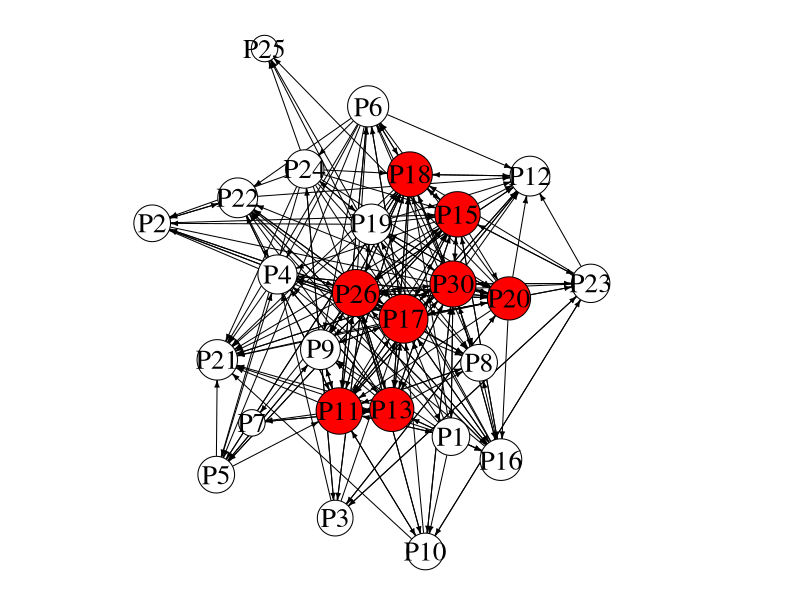
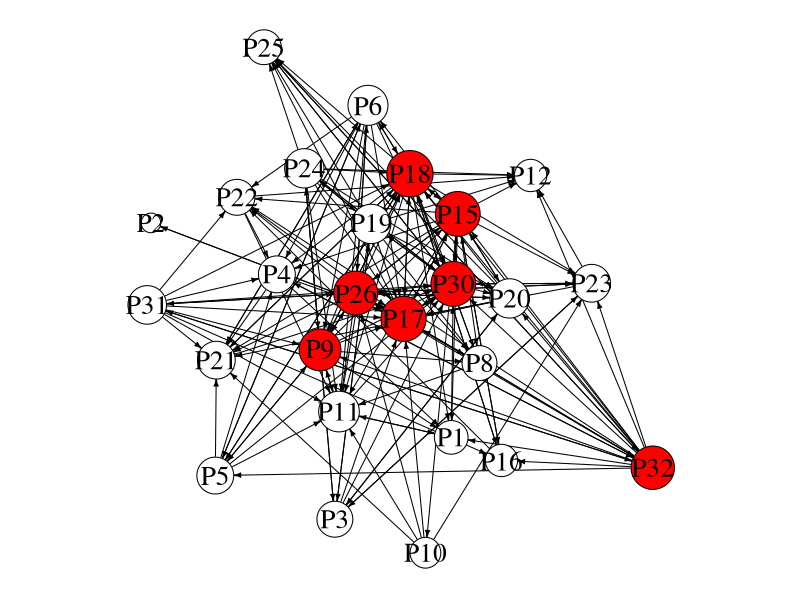

Write R code to recreate these figures, in order.
### visualization of the knowledge network between firms in 2012 and 2015 ###


# packages
library(data.table)
library(dplyr)
library(igraph)

# for reproduction
set.seed(16)



##__  PLOT - highlight the core of the network and entries/exits __##

## DATA PREP ## 

# graph from matrix
mat1 <-as.matrix(read.csv("../data/KNetwork1.csv", sep=";", header=TRUE, row.names = 1))
graph1 <- graph.adjacency(mat1)

mat2 <-as.matrix(read.csv("../data/KNetwork2.csv", sep=";", header=TRUE, row.names = 1))
graph2 <- graph.adjacency(mat2)

# core/periphery characteristics of nodes
cp_df <- data.frame(fread("../data/core_periphery.csv", sep=";"), row.names = 1)

# add core/periphery attribute
V(graph1)$core <- cp_df$core2012
V(graph2)$core <- cp_df$core2015


# assign colors
V(graph1)[V(graph1)$core == 0]$color <- "white"
V(graph1)[V(graph1)$core == 1]$color <- "red"

V(graph2)[V(graph2)$core == 0]$color <- "white"
V(graph2)[V(graph2)$core == 1]$color <- "red"

# network layout
set.seed(45)
la <- layout_with_graphopt(graph1, niter=500, mass=2500)*1000


## PLOT 1
title <- "core_periphery_2012"
file_name <- paste("../figures/", title, ".png", sep="")
png(file_name, width=1200, height=900, units = 'px')

par(mar=c(0,0,0,0) + 0.1)

plot(graph1, layout=la*1000,
	vertex.size=5+4*log(degree(graph1)),
	vertex.label.color="black",
	vertex.label.cex=1.65,
	edge.color="black",
	edge.arrow.size=0.35)
dev.off()


## PLOT 2
title <- "core_periphery_2015"
file_name <- paste("../figures/", title, ".png", sep="")
png(file_name, width=1200, height=900, units = 'px')

par(mar=c(0,0,0,0) + 0.1)

plot(graph2, layout=la*1000,
     vertex.size=5+4*log(degree(graph2)),
     vertex.label.color="black",
     vertex.label.cex=1.65,
     edge.color="black",
     edge.arrow.size=0.35)
dev.off()




